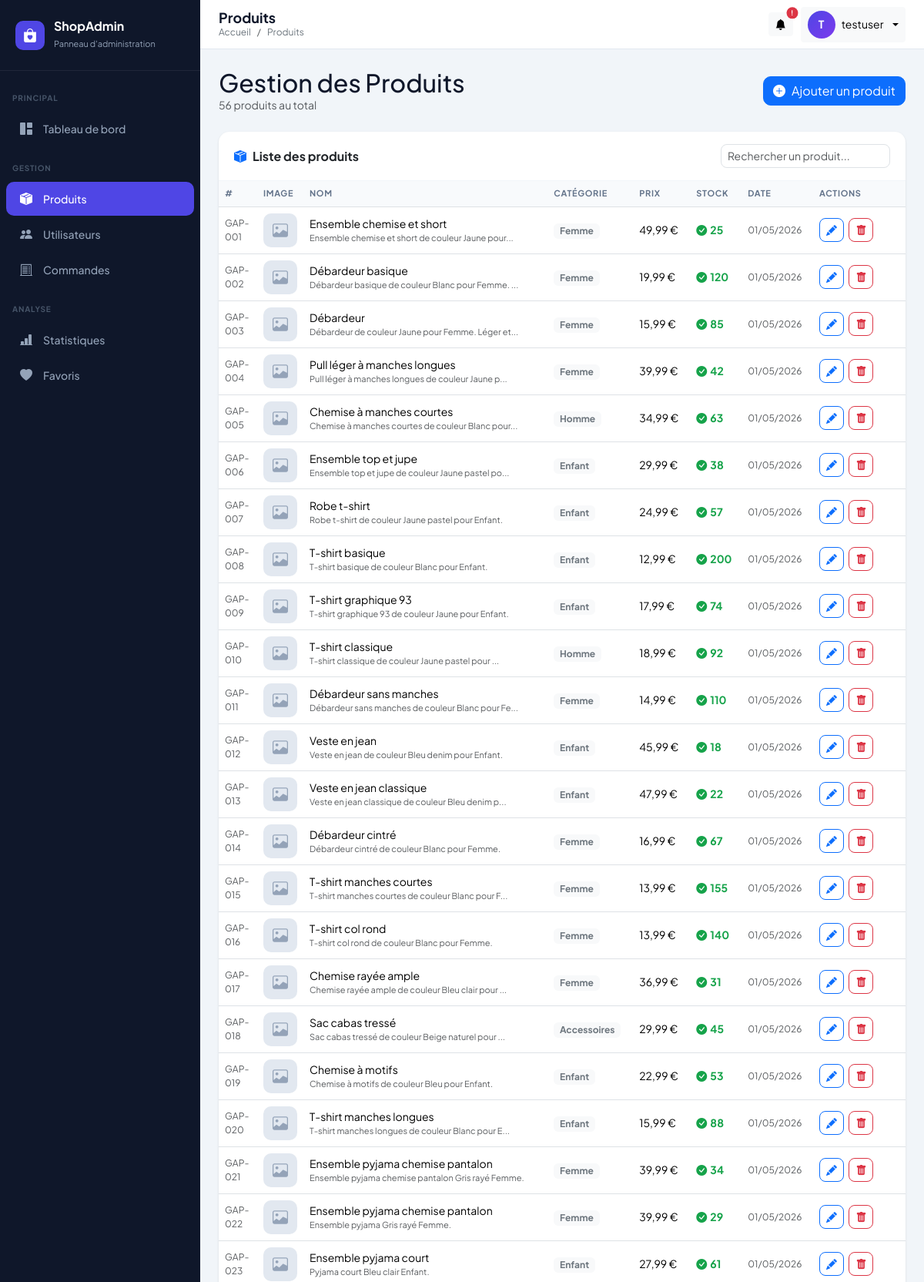
The app's page /dashboard-admin-main/index.php?page=products (signed in, upper part) with its own data.
### tables this page shows
CREATE TABLE `produits` (
  `id` varchar(20) NOT NULL,
  `name` varchar(150) DEFAULT NULL,
  `description` text DEFAULT NULL,
  `price` decimal(10,2) DEFAULT NULL,
  `stock` int(11) DEFAULT NULL,
  `sku` varchar(100) DEFAULT NULL,
  `image_path` varchar(255) DEFAULT NULL,
  `category_id` int(11) DEFAULT NULL,
  `color_id` int(11) DEFAULT NULL,
  `created_at` timestamp NOT NULL DEFAULT current_timestamp() ON UPDATE current_timestamp()
);

CREATE TABLE `categories` (
  `id` int(11) NOT NULL,
  `name` varchar(100) DEFAULT NULL
);

### dashboard-admin-main/controllers/ProductController.php (called while the page is built, shortened)
<?php
require_once __DIR__ . '/../models/Product.php';
class ProductController {
    private Product $model;
    public function __construct() {
        $this->model = new Product();
    }
    public function index(): void {
        $products  = $this->model->getAll();
        require __DIR__ . '/../views/products/index.php';
    }
}

### dashboard-admin-main/config/database.php (called while the page is built, shortened)
<?php
class Database {
    private static ?PDO $instance = null;
    public static function getInstance(): PDO {
        if (self::$instance === null) {
            $dsn = "mysql:host=" . DB_HOST . ";dbname=" . DB_NAME . ";charset=" . DB_CHARSET;
            $options = [
                PDO::ATTR_ERRMODE            => PDO::ERRMODE_EXCEPTION,
                PDO::ATTR_DEFAULT_FETCH_MODE => PDO::FETCH_ASSOC,
                PDO::ATTR_EMULATE_PREPARES   => false,
            ];
            try {
                self::$instance = new PDO($dsn, DB_USER, DB_PASS, $options);
            } catch (PDOException $e) {
                error_log("Erreur connexion DB : " . $e->getMessage());
                die(json_encode(['error' => 'Connexion à la base de données échouée.']));
            }
        }
        return self::$instance;
    }
}

### dashboard-admin-main/models/Product.php (called while the page is built, shortened)
<?php
require_once __DIR__ . '/../config/database.php';
class Product {
    private PDO $db;
    public function __construct() {
        $this->db = Database::getInstance();
    }
    public function getAll(): array {
        $stmt = $this->db->query("
            SELECT p.*, c.name AS category_name
            FROM produits p
            LEFT JOIN categories c ON p.category_id = c.id
            ORDER BY p.created_at DESC
        ");
        return $stmt->fetchAll();
    }
}

### dashboard-admin-main/views/products/index.php (the view, shortened to what this page needs)
<?php
require_once __DIR__ . '/../../includes/header.php';
require_once __DIR__ . '/../../includes/sidebar.php';
?>
<div class="main-wrapper">
    <?php require_once __DIR__ . '/../../includes/navbar.php'; ?>
    <div class="content-area">
        <div class="d-flex justify-content-between align-items-center mb-4">
            <div>
                <h2 class="fw-800 mb-0" style="color:#0f172a;">Gestion des Produits</h2>
                <p class="text-muted mb-0" style="font-size:14px;"><?= count($products) ?> produits au total</p>
            </div>
            <a href="index.php?page=products&action=create" class="btn btn-primary d-flex align-items-center gap-2" style="border-radius:10px;">
                <i class="bi bi-plus-circle-fill"></i>
                Ajouter un produit
            </a>
        </div>
        <div class="card">
            <div class="card-header">
                <div class="d-flex justify-content-between align-items-center">
                    <span><i class="bi bi-box-seam-fill me-2 text-primary"></i>Liste des produits</span>
                    <input type="text" id="searchInput" class="form-control form-control-sm"
                           placeholder="Rechercher un produit..."
                           style="max-width:220px;border-radius:8px;">
                </div>
            </div>
            <div class="table-responsive">
                <table class="table mb-0" id="productsTable">
                    <thead>
                        <tr>
                            <th style="width:50px;">#</th>
                            <th style="width:60px;">Image</th>
                            <th>Nom</th>
                            <th>Catégorie</th>
                            <th>Prix</th>
                            <th>Stock</th>
                            <th>Date</th>
                            <th style="width:120px;">Actions</th>
                        </tr>
                    </thead>
                    <tbody>
                        <?php if (empty($products)): ?>
                        <tr>
                            <td colspan="8" class="text-center py-5 text-muted">
                                <i class="bi bi-box-seam fs-1 d-block mb-2"></i>
                                Aucun produit trouvé.
                            </td>
                        </tr>
                        <?php else: ?>
                        <?php foreach ($products as $p): ?>
                        <tr>
                            <td class="text-muted" style="font-size:12px;"><?= $p['id'] ?></td>
                            <td>
                                <?php if (!empty($p['image_path']) && file_exists(__DIR__ . '/../../' . $p['image_path'])): ?>
                                    <img src="../../<?= htmlspecialchars($p['image_path']) ?>"
                                         class="product-img-thumb" alt="">
                                <?php else: ?>
                                    <div class="product-img-placeholder">
                                        <i class="bi bi-image"></i>
                                    </div>
                                <?php endif; ?>
                            </td>
                            <td>
                                <span class="fw-600"><?= htmlspecialchars($p['name']) ?></span>
                                <?php if (!empty($p['description'])): ?>
                                <div class="text-muted" style="font-size:11px;">
                                    <?= mb_strimwidth(htmlspecialchars($p['description']), 0, 50, '...') ?>
                                </div>
                                <?php endif; ?>
                            </td>
                            <td>
                                <span class="badge bg-light text-secondary" style="font-size:12px;">
                                    <?= htmlspecialchars($p['category_name'] ?? '—') ?>
                                </span>
                            </td>
                            <td class="fw-700"><?= number_format($p['price'], 2, ',', ' ') ?> €</td>
                            <td>
                                <?php
                                $stock = (int)$p['stock'];
                                $cls   = $stock === 0 ? 'stock-zero' : ($stock <= 5 ? 'stock-low' : 'stock-ok');
                                $icon  = $stock === 0 ? 'bi-x-circle-fill' : ($stock <= 5 ? 'bi-exclamation-circle-fill' : 'bi-check-circle-fill');
                                ?>
                                <span class="<?= $cls ?>">
                                    <i class="bi <?= $icon ?> me-1"></i><?= $stock ?>
                                </span>
                            </td>
                            <td class="text-muted" style="font-size:12px;">
                                <?= date('d/m/Y', strtotime($p['created_at'])) ?>
                            </td>
                            <td>
                                <a href="index.php?page=products&action=edit&id=<?= $p['id'] ?>"
                                   class="btn btn-sm btn-outline-primary me-1" title="Modifier" style="border-radius:8px;">
                                    <i class="bi bi-pencil-fill"></i>
                                </a>
                                <button class="btn btn-sm btn-outline-danger"
                                        onclick="confirmDelete(<?= $p['id'] ?>, '<?= htmlspecialchars(addslashes($p['name'])) ?>')"
                                        title="Supprimer" style="border-radius:8px;">
                                    <i class="bi bi-trash-fill"></i>
                                </button>
                            </td>
                        </tr>
                        <?php endforeach; ?>
                        <?php endif; ?>
                    </tbody>
                </table>
            </div>
        </div>
    </div>
</div>
<?php require_once __DIR__ . '/../../includes/footer.php'; ?>

### dashboard-admin-main/includes/header.php (style rules this page uses)
:root { --sidebar-width: 260px; --primary: #4f46e5; --primary-dark: #3730a3; --primary-light: #ede9fe; --sidebar-bg: #0f172a; --sidebar-text: #94a3b8; --sidebar-active: #4f46e5; --body-bg: #f1f5f9; --card-shadow: 0 1px 3px 0 rgba(0,0,0,.1), 0 1px 2px -1px rgba(0,0,0,.1); }
* { font-family: 'Plus Jakarta Sans', sans-serif; }
body { background: var(--body-bg); }
.main-wrapper { margin-left: var(--sidebar-width); min-height: 100vh; display: flex; flex-direction: column; }
.content-area { padding: 24px; flex: 1; }
.card { border: none; border-radius: 14px; box-shadow: var(--card-shadow); }
.card-header { background: transparent; border-bottom: 1px solid #f1f5f9; font-weight: 700; padding: 16px 20px; }
.table th { font-size: 11px; font-weight: 700; text-transform: uppercase; letter-spacing: .06em; color: #64748b; background: #f8fafc; }
.table td { vertical-align: middle; font-size: 14px; }
.product-img-placeholder { width: 44px; height: 44px; border-radius: 10px; background: #e2e8f0; display: flex; align-items: center; justify-content: center; color: #94a3b8; font-size: 20px; }
.stock-ok { color: #16a34a; font-weight: 700; }

### records on screen
produits: id "GAP-001", name "Ensemble chemise et short", description "Ensemble chemise et short de couleur Jaune pour...", category.name "Femme", price "49,99", stock "25", created_at "01/05/2026"
produits: id "GAP-002", name "Débardeur basique", description "Débardeur basique de couleur Blanc pour Femme. ...", category.name "Femme", price "19,99", stock "120", created_at "01/05/2026"
produits: id "GAP-003", name "Débardeur", description "Débardeur de couleur Jaune pour Femme. Léger et...", category.name "Femme", price "15,99", stock "85", created_at "01/05/2026"
produits: id "GAP-004", name "Pull léger à manches longues", description "Pull léger à manches longues de couleur Jaune p...", category.name "Femme", price "39,99", stock "42", created_at "01/05/2026"
produits: id "GAP-005", name "Chemise à manches courtes", description "Chemise à manches courtes de couleur Blanc pour...", category.name "Homme", price "34,99", stock "63", created_at "01/05/2026"
produits: id "GAP-006", name "Ensemble top et jupe", description "Ensemble top et jupe de couleur Jaune pastel po...", category.name "Enfant", price "29,99", stock "38", created_at "01/05/2026"
produits: id "GAP-007", name "Robe t-shirt", description "Robe t-shirt de couleur Jaune pastel pour Enfant.", category.name "Enfant", price "24,99", stock "57", created_at "01/05/2026"
produits: id "GAP-008", name "T-shirt basique", description "T-shirt basique de couleur Blanc pour Enfant.", category.name "Enfant", price "12,99", stock "200", created_at "01/05/2026"
produits: id "GAP-009", name "T-shirt graphique 93", description "T-shirt graphique 93 de couleur Jaune pour Enfant.", category.name "Enfant", price "17,99", stock "74", created_at "01/05/2026"
produits: id "GAP-010", name "T-shirt classique", description "T-shirt classique de couleur Jaune pastel pour ...", category.name "Homme", price "18,99", stock "92", created_at "01/05/2026"
produits: id "GAP-011", name "Débardeur sans manches", description "Débardeur sans manches de couleur Blanc pour Fe...", category.name "Femme", price "14,99", stock "110", created_at "01/05/2026"
produits: id "GAP-012", name "Veste en jean", description "Veste en jean de couleur Bleu denim pour Enfant.", category.name "Enfant", price "45,99", stock "18", created_at "01/05/2026"
produits: id "GAP-013", name "Veste en jean classique", description "Veste en jean classique de couleur Bleu denim p...", category.name "Enfant", price "47,99", stock "22", created_at "01/05/2026"
produits: id "GAP-014", name "Débardeur cintré", description "Débardeur cintré de couleur Blanc pour Femme.", category.name "Femme", price "16,99", stock "67", created_at "01/05/2026"
produits: id "GAP-015", name "T-shirt manches courtes", description "T-shirt manches courtes de couleur Blanc pour F...", category.name "Femme", price "13,99", stock "155", created_at "01/05/2026"
produits: id "GAP-016", name "T-shirt col rond", description "T-shirt col rond de couleur Blanc pour Femme.", category.name "Femme", price "13,99", stock "140", created_at "01/05/2026"
produits: id "GAP-017", name "Chemise rayée ample", description "Chemise rayée ample de couleur Bleu clair pour ...", category.name "Femme", price "36,99", stock "31", created_at "01/05/2026"
produits: id "GAP-018", name "Sac cabas tressé", description "Sac cabas tressé de couleur Beige naturel pour ...", category.name "Accessoires", price "29,99", stock "45", created_at "01/05/2026"
produits: id "GAP-019", name "Chemise à motifs", description "Chemise à motifs de couleur Bleu pour Enfant.", category.name "Enfant", price "22,99", stock "53", created_at "01/05/2026"
produits: id "GAP-020", name "T-shirt manches longues", description "T-shirt manches longues de couleur Blanc pour E...", category.name "Enfant", price "15,99", stock "88", created_at "01/05/2026"
produits: id "GAP-021", name "Ensemble pyjama chemise pantalon", description "Ensemble pyjama chemise pantalon Gris rayé Femme.", category.name "Femme", price "39,99", stock "34", created_at "01/05/2026"
produits: id "GAP-022", name "Ensemble pyjama chemise pantalon", description "Ensemble pyjama Gris rayé Femme.", category.name "Femme", price "39,99", stock "29", created_at "01/05/2026"
produits: id "GAP-023", name "Ensemble pyjama court", description "Pyjama court Bleu clair Enfant.", category.name "Enfant", price "27,99", stock "61", created_at "01/05/2026"

### other values on screen
$pageTitle "Produits"
$breadcrumb "Produits"
substr($_SESSION['admin_name'] ?? 'A', 0, 1) "T"
$_SESSION['admin_name'] "testuser"
count($products) "56"
